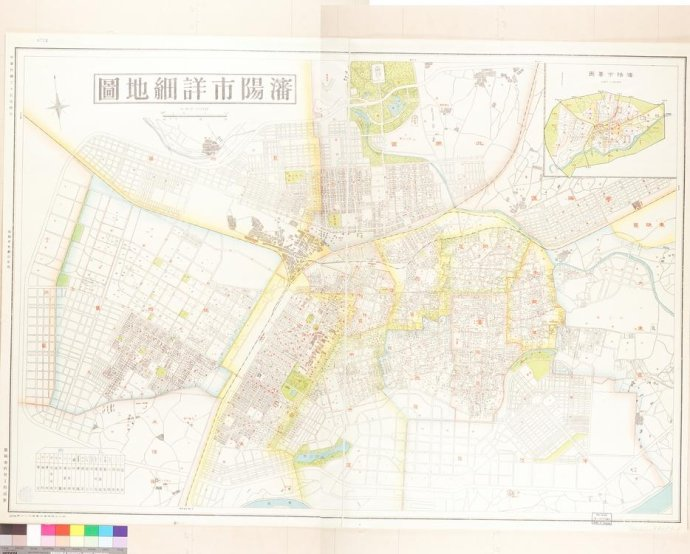
#> input picture pictures/12.jpg, 690 x 554 px, given as the content of the folder images, which was not available
$ python generate_descriptors.py pictures
#> lines starting #> are read from the running program, lines starting #| are printed output that depends on the picture

import cv2
import numpy as np
from os import  walk
from os.path import join
import sys

def create_descriptors(folder):
    files=[]
    for(dirpath,dirnames,filenames)  in walk(folder):
        files.extend(filenames)
    for f in files:
       save_descriptor(folder,f,cv2.xfeatures2d.SIFT_create())

def save_descriptor(floder,image_path,feature_detector):
#> called with floder = 'images', image_path = '12.jpg'
    img=cv2.imread(join(floder,image_path),0)
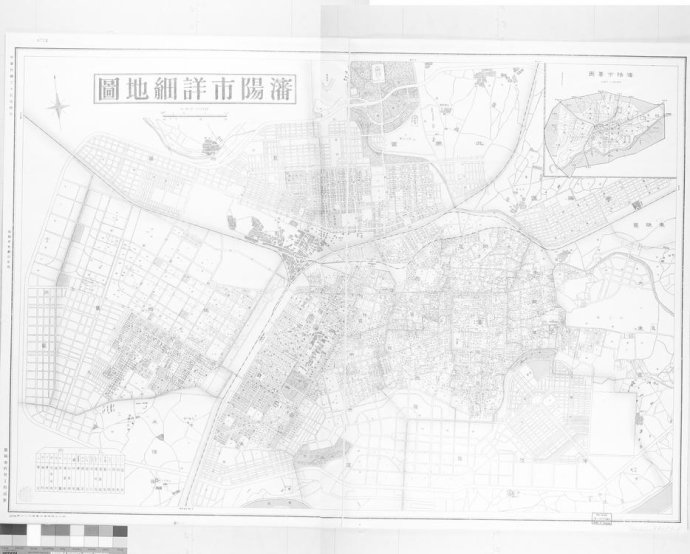
#> img: shape (554, 690); min 68, max 255, mean 238.8
    keypoints,descriptors=feature_detector.detectAndCompute(img,None)
#> keypoints = 541 keypoints; strongest (x, y, size): (62, 530, 9.7), (47, 529, 8.6), (91, 530, 9.2), (33, 537, 11.5)
    descriptor_file=image_path.replace('jpg','npy')
    np.save(join(floder,descriptor_file),descriptors)
dir=sys.argv[1]
dir=r'images'    #相对路径
create_descriptors(dir)

$ run again, on pictures/3.jpg
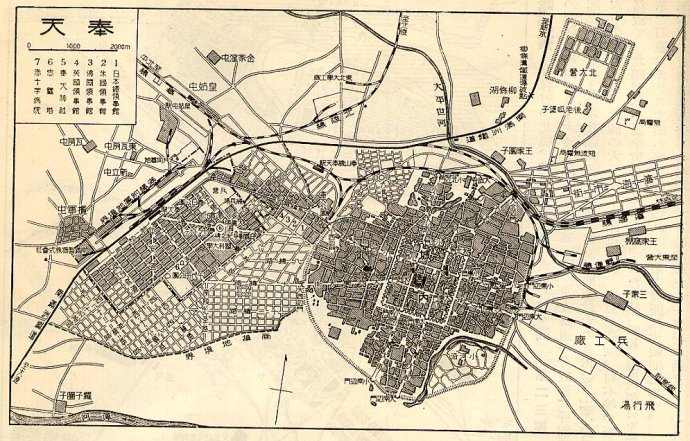
#> input picture pictures/3.jpg, 690 x 441 px, given as the content of the folder images, which was not available
#> in save_descriptor, `img=cv2.imread(join(floder,image_path),0)`:
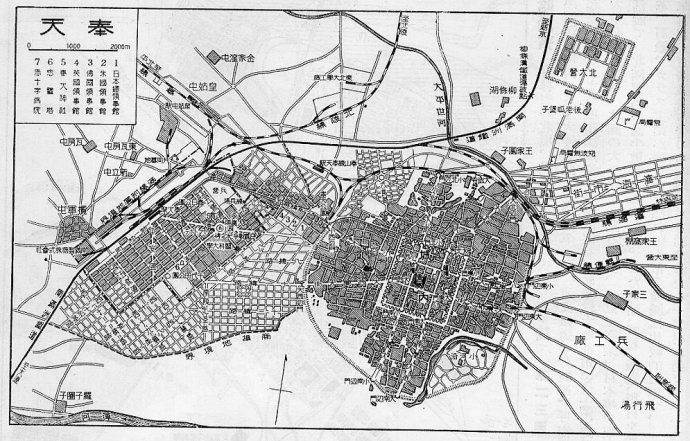
#> img: shape (441, 690); min 0, max 255, mean 194.4
#> keypoints = 3360 keypoints; strongest (x, y, size): (46, 259, 1.8), (526, 368, 1.9), (359, 331, 1.9), (234, 144, 2.8)
